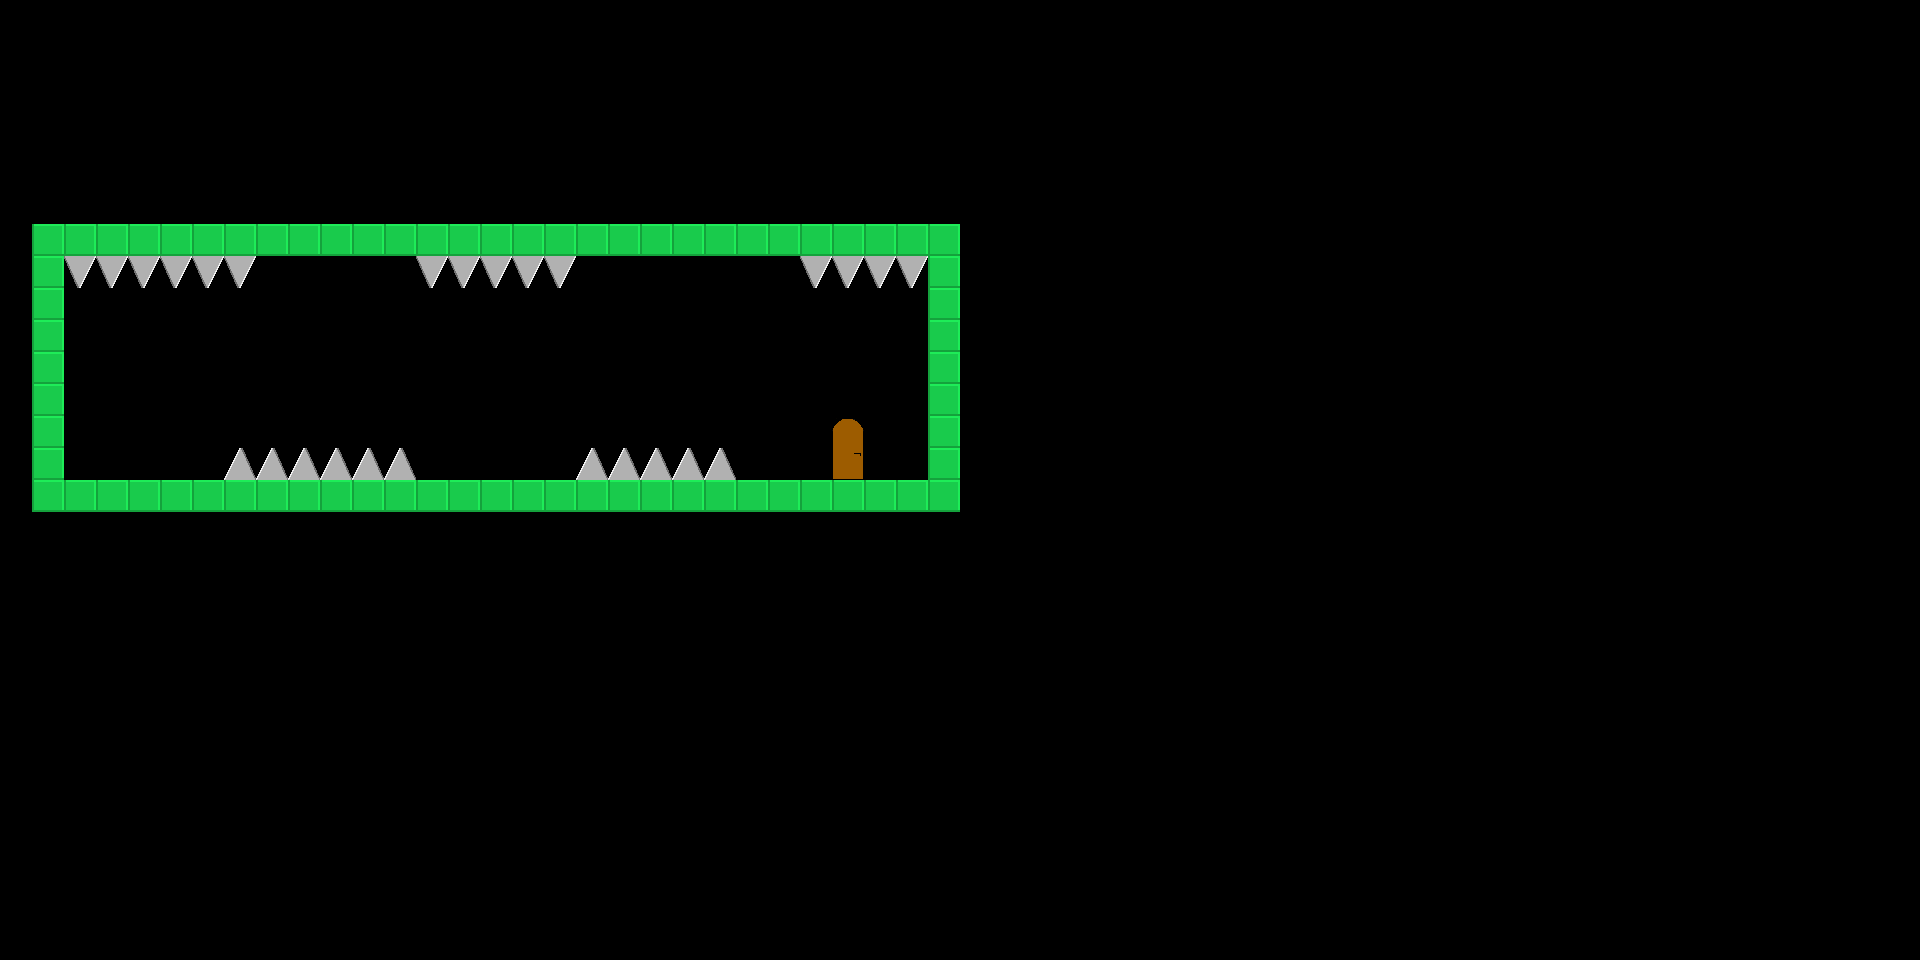

The image is a tile-based game level rendered from a .tmx file. Its description and source (layers, tilesets, objects; grid data summarised) follow:
An orthogonal 60x30 tile map with 32x32 px tiles, 1 tile layer (Tile Layer 1), 3 tilesets.

<map version="1.0" orientation="orthogonal" renderorder="left-down" width="60" height="30" tilewidth="32" tileheight="32" nextobjectid="1">
 <properties>
  <property name="playerstart" value="4,12" />
  <property name="scrollable" value="1" />
  <property name="starttext" value="" />
  <property name="togglegravity" value="1" />
 </properties>
 <tileset firstgid="1" name="map" tilewidth="32" tileheight="32">
  <image source="../../assets/img/steelblock.png" width="32" height="32" />
 </tileset>
 <tileset firstgid="2" name="spikes" tilewidth="32" tileheight="32">
  <image source="../../assets/img/spikes.png" width="128" height="32" />
 </tileset>
 <tileset firstgid="6" name="door" tilewidth="32" tileheight="32">
  <image source="../../assets/img/door.png" width="64" height="32" />
 </tileset>
 <layer name="Tile Layer 1" width="60" height="30">
  <data>[1800 cells, 100 non-empty, 5 distinct tile ids]</data>
 </layer>
</map>
